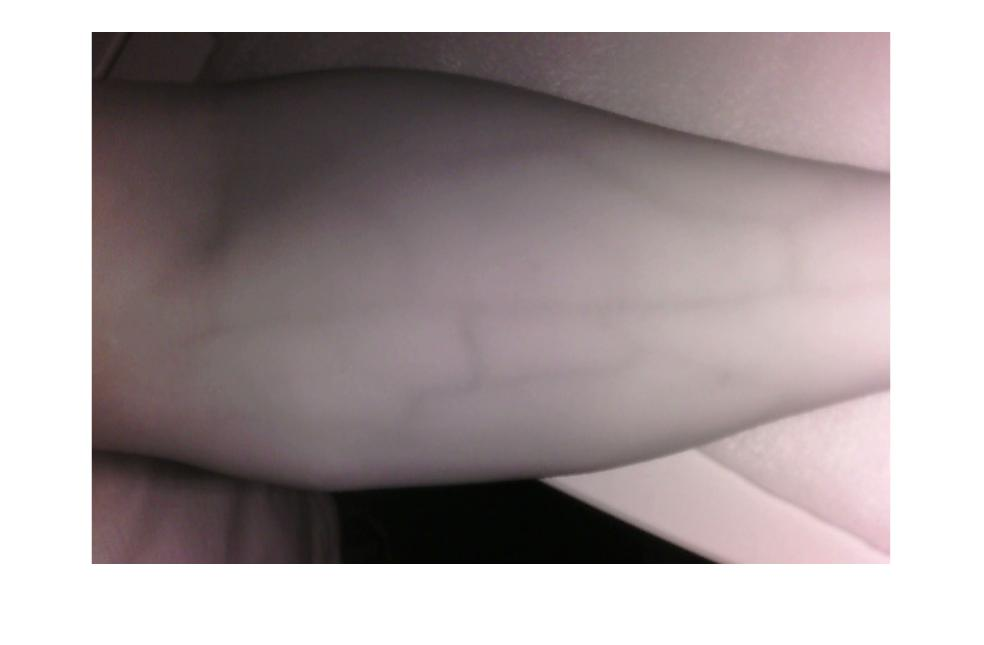
%> input picture Test Code/original.jpg, 984 x 645 px
$ octave wavelet.m   (GNU Octave 9; MATLAB toolbox functions it lacks are replaced by stand-ins)
%> lines starting %> are read from the running program, lines starting %| are printed output that depends on the picture
clc; clear all; close all;

a = imread('original.jpg');
%> a is the input picture: size 645x984x3 uint8; mean R, G, B 168.6, 158.8, 160.1
x = rgb2gray(a);
figure; imshow(x);

[xar,xhr,xvr,xdr] = dwt2(x(:,:,1),'db2');
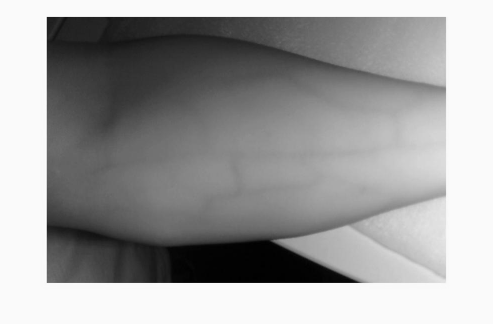
%> xar: size 324x493 double; min 5.78, max 519.6, mean 325.1; drawn with min black and max white
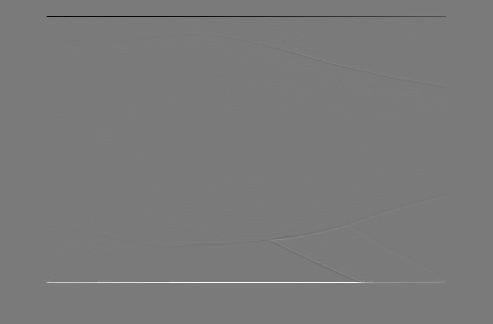
%> xhr: size 324x493 double; min -116.2, max 125.5, mean 0; drawn with min black and max white
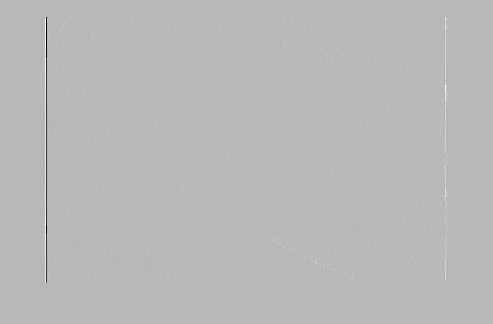
%> xvr: size 324x493 double; min -96.75, max 36.59, mean -0.1; drawn with min black and max white
%> (the run ends here)

$ run again, with Test Code/850nm_highpass_freq.png saved as Test Code/original.jpg
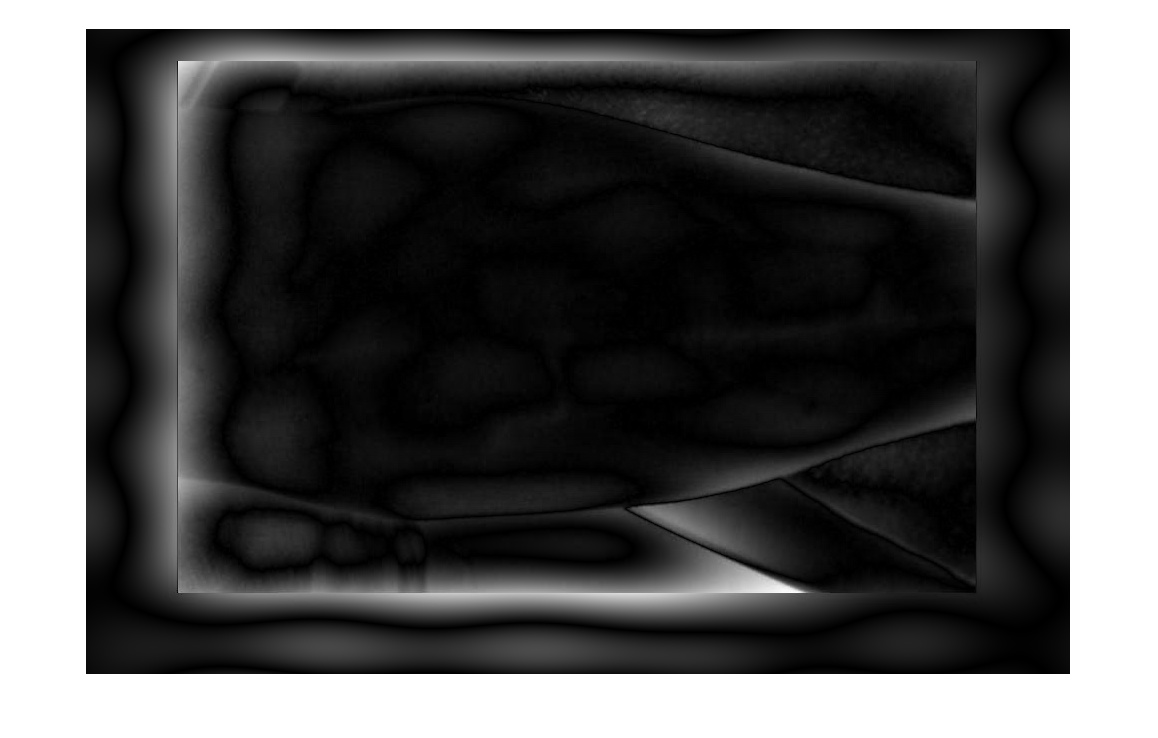
%> input picture Test Code/850nm_highpass_freq.png, 1158 x 738 px
%> a is the input picture: size 738x1158x3 uint8; min 0, max 255, mean 85.2
%> `[xar,xhr,xvr,xdr] = dwt2(x(:,:,1),'db2');`:
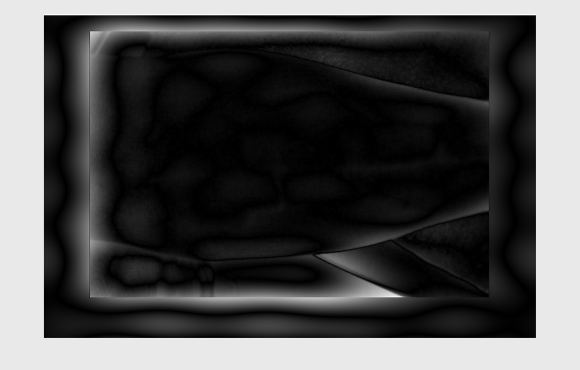
%> xar: size 370x580 double; min -0.661, max 556.5, mean 171.9; drawn with min black and max white
%> `[xar,xhr,xvr,xdr] = dwt2(x(:,:,1),'db2');`:
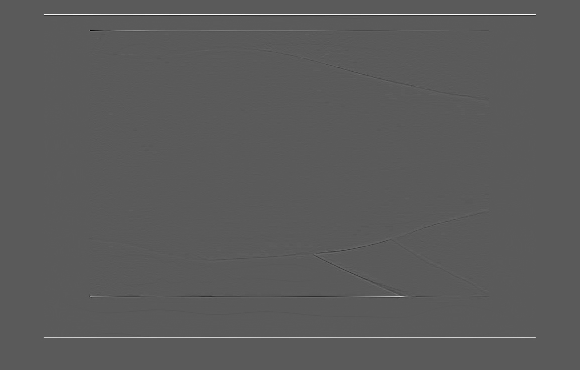
%> xhr: size 370x580 double; min -96.23, max 174.4, mean 0.6; drawn with min black and max white
